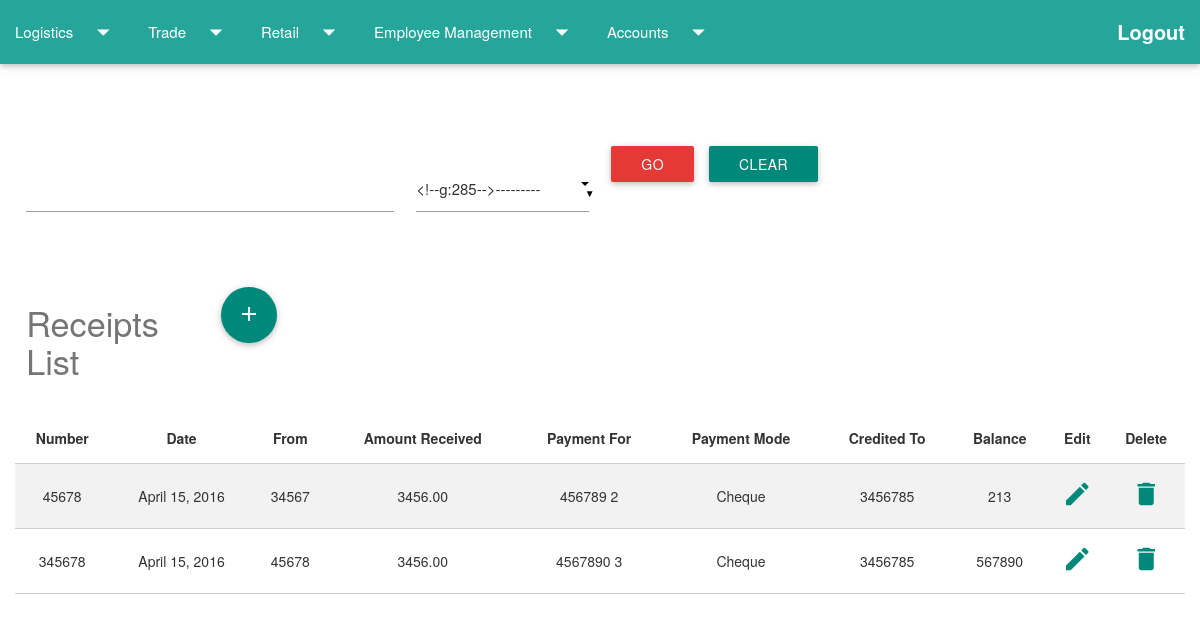
The page /homepage/retail/receiptlist/ (signed in) on the database its author committed.
### retail/models.py (models this page shows, shortened)
class Receipt (models.Model):
	receipt_number = models.IntegerField()
	date = models.DateField(default=datetime.date.today)
	receipt_from = models.CharField(max_length=100)
	amount_received = models.DecimalField(max_digits=12,decimal_places=2)
	payment_for = models.ForeignKey(Invoice)
	payment_mode_choices = (('Cheque','Cheque'),('Cash','Cash'))
	payment_mode = models.CharField(max_length=30,choices=payment_mode_choices,default='Cash')
	credited_to = models.ForeignKey(BankAccount)
	balance = models.IntegerField()

class Invoice (models.Model):
	invoice_number = models.IntegerField()
	date = models.DateField(default=datetime.date.today)
	invoiced_to = models.CharField(max_length=100)
	details = models.TextField(blank=True)
	quantity = models.IntegerField()
	unit_price = models.DecimalField(max_digits=12,decimal_places=2)
	total_price = models.DecimalField(max_digits=12,decimal_places=2)
	vat = models.IntegerField()
	def __str__ (self):
		return str(self.invoice_number)+" "+str(self.id)

### accounts/models.py (models this page shows)
@python_2_unicode_compatible
class BankAccount (models.Model):
	account_number = models.CharField(max_length=30,unique=True)
	account_holder = models.CharField(max_length=100,default='Company')
	bank = models.CharField(max_length=100)
	amount = models.PositiveIntegerField(default=0)
	def __str__ (self):
		return str(self.account_number)

### retail/views.py (the view)
def receipts_admin(request):
    if request.user.is_authenticated() and request.user.groups.all()[0].id==2:
        if request.method == "POST":
            form = ReceiptSearchForm(request.POST)
            if form.is_valid():
                searchitemreceipt = form.cleaned_data['receipt_search_item']
                receipttype = form.cleaned_data['receiptsearch_type']+"__icontains"
                receipt_list = Receipt.objects.filter(**{receipttype: searchitemreceipt})
                return render(request, 'retail/receipts_list.html', {'receipt_list': receipt_list,'form': form,'title':'Receipt Admin'})
        else:
            receipt_list = Receipt.objects.all()
            form = ReceiptSearchForm()
        return render(request, 'retail/receipts_list.html', {'receipt_list': receipt_list,'form': form,'title':'Receipt Admin'})
    else:
        return redirect(index)

### retail/forms.py
class ReceiptSearchForm(forms.ModelForm):
    class Meta:
        model = Receiptsearch
        fields = ('receipt_search_item', 'receiptsearch_type',)

### retail/templates/retail/receipts_list.html (shortened to what this page needs)
{% extends 'logistics/firstpage.html' %}
{% block content %}
<div class="container-fluid">
    <div class="row">
    </div>
     <div class="row">
    <form method="POST" class="post-form">
        <div class="row">
            <div class="col l4 s6">
                {{ form.receipt_search_item}} <br>
            </div>
            <div class="col l2 s6">
                {{ form.receiptsearch_type}} <br>
            </div>
            <div class="col l1 s6">
                <button type="submit" class="save btn btn-default red darken-1">Go</button>
            </div>
            <div class="col l1 s6">
                <a href="{% url 'receipts_admin' %}" class="waves-effect waves-light btn   teal darken-1">Clear</a>
            </div>
        </div>
    </form>
     <div class="row">
        <h4 class="headingcolour col s2">Receipts List</h4>
       <div class="col s3" >
      <a class="btn-floating btn-large teal darken-1 " href="{% url 'receipt_new' %}">
      <i class="large material-icons">add</i>
    </a>
   </div>
   </div>
    {% if receipt_list %}
    <table class="striped centered bordered responsive-table">
        <thead>
            <tr>
                <th>Number</th>
                <th>Date</th>
                <th>From</th>
                <th>Amount Received</th>
                <th>Payment For</th>
                <th>Payment Mode</th>
                <th>Credited To</th>
                <th>Balance</th>
                <th>Edit</th>
                <th>Delete</th>
            </tr>
        </thead>
        <tbody>
            {% for receipt in receipt_list %}
            <tr>
                <td>{{receipt.receipt_number}}</td>
                <td>{{receipt.date}}</td>
                <td>{{receipt.receipt_from}}</td>
                <td>{{receipt.amount_received}}</td>
                <td>{{receipt.payment_for}}</td>
                <td>{{receipt.payment_mode}}</td>
                <td>{{receipt.credited_to}}</td>
                <td>{{receipt.balance}}</td>
                <td>  <a href="{% url 'receipt_edit' receipt_number=receipt.id %}">
                    <i class="small material-icons icon-cyan">mode_edit</i>
                    </a>
                </td>
                <td><a href="{% url 'delete_receipt' did=receipt.id %}"><i class="small material-icons icon-cyan">delete</i></a></td>
            </tr>
            {% endfor %}
        </tbody>
    </table>
    {% else %}
    <p>No results !</p>
    {% endif %}
</div>
{% endblock %}

### logistics/static/css/style.css (style rules this page uses)
.headingcolour { color: #757575; }
i.icon-cyan { color: #00897b; }
body { background: #ffffff; }

### rows shown on the page
Receipt: receipt_number "45678", date "April 15, 2016", receipt_from "34567", amount_received "3456.00", payment_for "456789 2", payment_mode "Cheque", credited_to "3456785", balance "213"
Receipt: receipt_number "345678", date "April 15, 2016", receipt_from "45678", amount_received "3456.00", payment_for "4567890 3", payment_mode "Cheque", credited_to "3456785", balance "567890"
